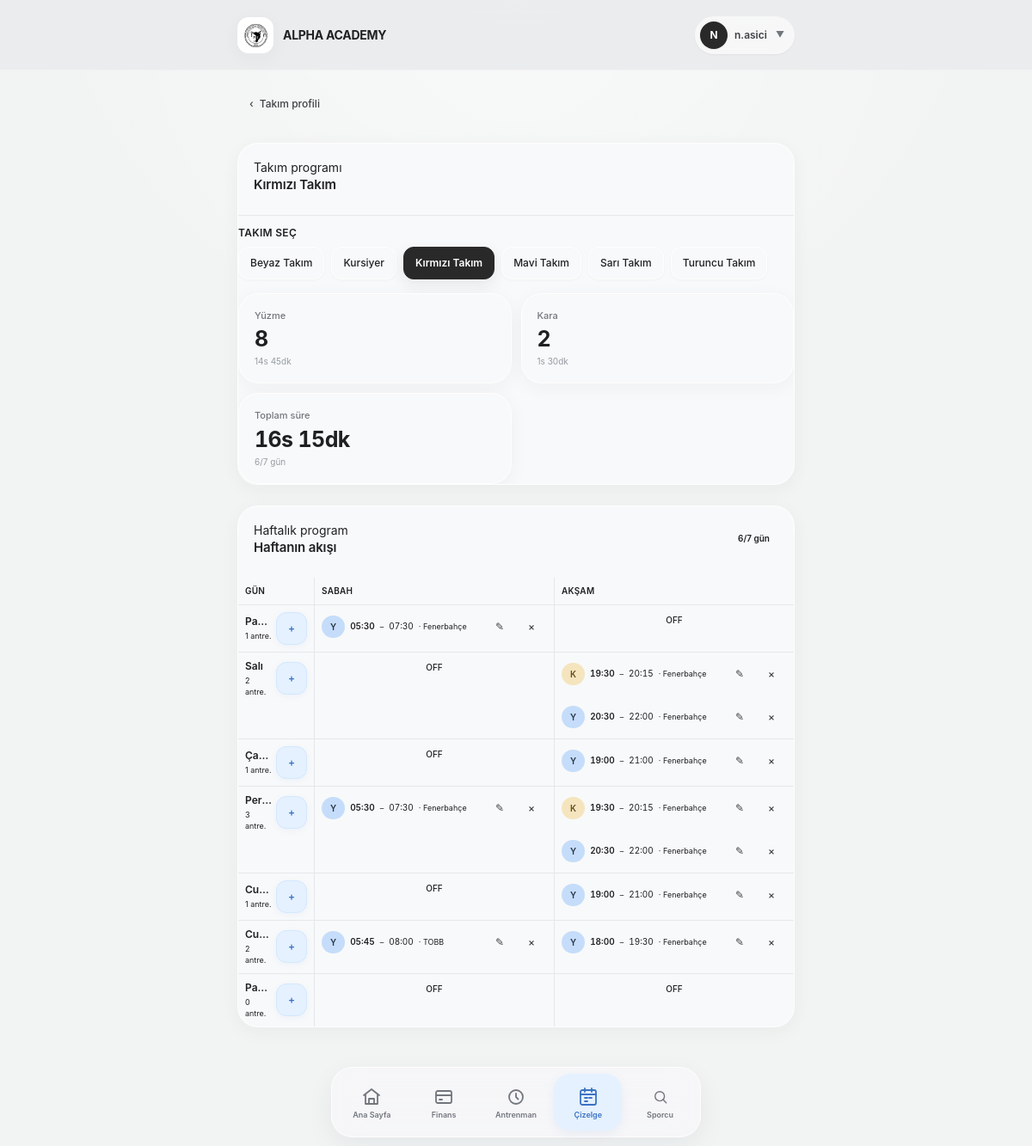
The page /teams/12/schedule/ (signed in) on the database as committed earlier.
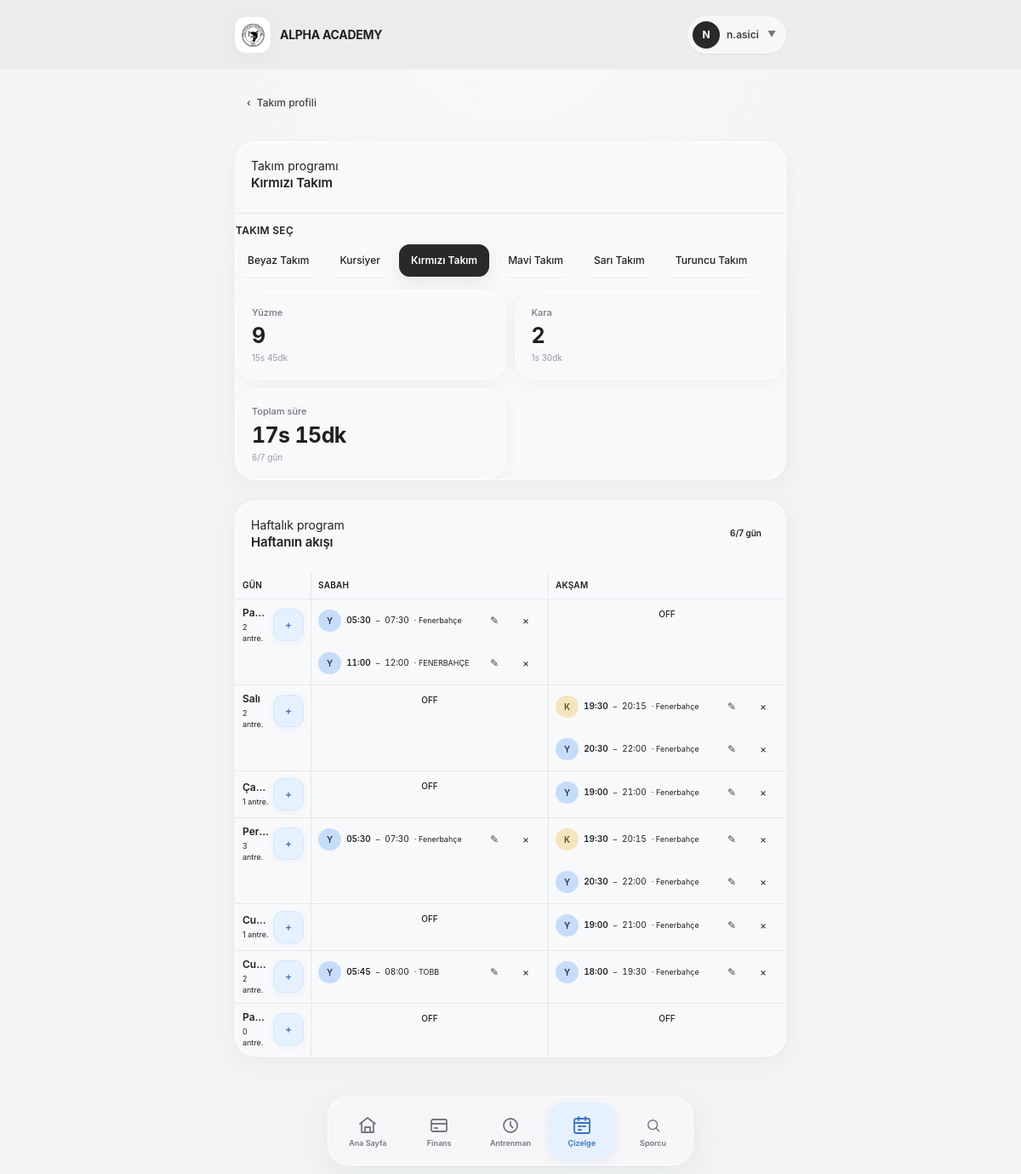
The same page on the database as committed later.
### users/models.py (models this page shows, shortened)
class User(AbstractUser):
    class Role(models.TextChoices):
        PARENT = 'parent', 'Veli'
        ADMIN = 'admin', 'Yönetici'
        COACH = 'coach', 'Antrenör'
        FINANCE = 'finance', 'Mali İşler'
    email = models.EmailField(unique=True, verbose_name="E-posta Adresi")
    role = models.CharField(
        max_length=20,
        choices=Role.choices,
        default=Role.PARENT,
        verbose_name="Kullanıcı Rolü"
    )
    phone_number = models.CharField(max_length=15, blank=True, null=True, verbose_name="Telefon Numarası")
    tc_identity = models.CharField(max_length=11, blank=True, null=True, verbose_name="T.C. Kimlik No")
    USERNAME_FIELD = 'username'
    REQUIRED_FIELDS = ['email', 'first_name', 'last_name']
    class Meta:
        verbose_name = "Kullanıcı"
        verbose_name_plural = "Kullanıcılar"
    @property
    def is_club_admin(self):
        return self.role == self.Role.ADMIN
    @property
    def is_coach(self):
        return self.role == self.Role.COACH

### teams/models.py (models this page shows, shortened)
class Team(models.Model):
    name = models.CharField(max_length=100, verbose_name="Takım / Grup Adı")
    description = models.TextField(blank=True, null=True, verbose_name="Açıklama / Yaş Grubu")
    coaches = models.ManyToManyField(
        settings.AUTH_USER_MODEL,
        blank=True,
        limit_choices_to={'role__in': ['coach', 'club_admin']},
        related_name='assigned_teams',
        verbose_name="Sorumlu Antrenörler"
    )
    is_active = models.BooleanField(default=True, verbose_name="Aktif mi?")
    created_at = models.DateTimeField(auto_now_add=True)
    class Meta:
        verbose_name = "Takım"
        verbose_name_plural = "Takımlar"

class TeamTrainingSchedule(models.Model):
    class TrainingType(models.TextChoices):
        LAND = "land", "Kara"
        SWIMMING = "swimming", "Yüzme"
    class Weekday(models.IntegerChoices):
        MONDAY = 0, "Pazartesi"
        TUESDAY = 1, "Salı"
        WEDNESDAY = 2, "Çarşamba"
        THURSDAY = 3, "Perşembe"
        FRIDAY = 4, "Cuma"
        SATURDAY = 5, "Cumartesi"
        SUNDAY = 6, "Pazar"
    team = models.ForeignKey(
        Team,
        on_delete=models.CASCADE,
        related_name="training_schedules",
        verbose_name="Takım",
    )
    weekday = models.PositiveSmallIntegerField(
        choices=Weekday.choices,
        verbose_name="Gün",
    )
    training_type = models.CharField(
        max_length=10,
        choices=TrainingType.choices,
        default=TrainingType.SWIMMING,
        verbose_name="Antrenman türü",
    )
    start_time = models.TimeField(verbose_name="Başlangıç saati")
    end_time = models.TimeField(verbose_name="Bitiş saati")
    location = models.CharField(max_length=255, verbose_name="Yer")
    class Meta:
        verbose_name = "Haftalık Antrenman Programı"
        verbose_name_plural = "Haftalık Antrenman Programları"
        ordering = ("weekday", "start_time")

### teams/views.py (the view)
# urls.py: path('<int:pk>/schedule/', views.team_schedule, name='team-schedule'),
@login_required
def team_schedule(request, pk):
	teams = _schedule_teams(request)
	team = get_object_or_404(teams, pk=pk)
	context = _weekly_schedule_context(team)
	context['schedule_teams'] = teams
	return render(request, 'team/weekly_schedule.html', context)

### templates/team/weekly_schedule.html (shortened to what this page needs)
{% extends "base.html" %}
{% block content %}
<div class="dashboard">
    <header class="page-header">
        {% if team %}
            <a
                href="{% url 'team-detail' team.pk %}"
                class="ui-btn ui-btn-sm ui-btn-ghost"
            >
                <span aria-hidden="true">‹</span>
                Takım profili
            </a>
        {% endif %}
    </header>
    {% if team %}
        <section class="ui-card">
            <div class="ui-card-header">
                <div class="min-w-0">
                    <p class="ui-eyebrow">
                        Takım programı
                    </p>
                    <h1
                        class="ui-card-title truncate"
                        title="{{ team.name }}"
                    >
                        {{ team.name }}
                    </h1>
                </div>
            </div>
            {% if schedule_teams %}
                <div class="mt-3 border-t border-base-200 pt-3">
                    <p class="mb-2 text-xs font-semibold uppercase tracking-wide text-base-content/50">
                        Takım seç
                    </p>
                    <form
                        method="get"
                        aria-label="Takım seçimi"
                        class="flex flex-wrap gap-2"
                    >
                        {% for schedule_team in schedule_teams %}
                            <button
                                type="submit"
                                name="team"
                                value="{{ schedule_team.pk }}"
                                class="
                                    ui-btn
                                    ui-btn-sm
                                    {% if team.pk == schedule_team.pk %}
                                        ui-btn-dark
                                    {% else %}
                                        ui-btn-secondary
                                    {% endif %}
                                "
                                {% if team.pk == schedule_team.pk %}
                                    aria-current="true"
                                {% endif %}
                            >
                                {{ schedule_team.name }}
                            </button>
                        {% endfor %}
                    </form>
                </div>
            {% endif %}
            <div class="ui-stat-grid mt-4">
                <div class="ui-stat">
                    <p class="ui-stat-label">
                        Yüzme
                    </p>
                    <p class="ui-stat-value text-primary-custom">
                        {{ swimming_count }}
                    </p>
                    <p class="ui-stat-description">
                        {{ swimming_training_hours }}s
                        {{ swimming_training_minutes }}dk
                    </p>
                </div>
                <div class="ui-stat">
                    <p class="ui-stat-label">
                        Kara
                    </p>
                    <p class="ui-stat-value text-primary-custom">
                        {{ land_count }}
                    </p>
                    <p class="ui-stat-description">
                        {{ land_training_hours }}s
                        {{ land_training_minutes }}dk
                    </p>
                </div>
                <div class="ui-stat">
                    <p class="ui-stat-label">
                        Toplam süre
                    </p>
                    <p class="ui-stat-value">
                        {{ total_training_hours }}s
                        {{ total_training_minutes }}dk
                    </p>
                    <p class="ui-stat-description">
                        {{ scheduled_day_count }}/7 gün
                    </p>
                </div>
            </div>
        </section>
        <section class="ui-section">
            <div class="ui-card">
                <div class="ui-card-header">
                    <div class="min-w-0">
                        <p class="ui-eyebrow">
                            Haftalık program
                        </p>
                        <h2 class="ui-card-title">
                            Haftanın akışı
                        </h2>
                    </div>
                    <span class="ui-badge">
                        {{ scheduled_day_count }}/7 gün
                    </span>
                </div>
                <div class="mt-3 overflow-hidden">
                    {% include "team/partials/weekly_schedule_board.html" %}
                </div>
            </div>
        </section>
    {% endif %}
</div>
{% endblock %}

### templates/components/app/topbar.html (shortened to what this page needs)
{% load static %}
<div class="app-topbar">
    <div class="app-topbar-inner">
        <a href="/" class="app-brand hover:opacity-90 transition-opacity">
            <div class="app-brand-logo flex items-center justify-center font-black text-xs text-[var(--ui-primary-text)] bg-[var(--ui-primary)]">
                <img src="/media/logos/new_logo.png" alt="Alpha Academy Logo" class="w-full h-full object-cover" />
            </div>
            <div class="min-w-0">
                <span class="app-brand-name">ALPHA ACADEMY</span>
            </div>
        </a>
        {% if request.user.is_authenticated %}
            <div class="app-topbar-actions relative" id="topbar-user-dropdown-wrapper">
                <button type="button"
                        class="flex items-center gap-2 p-1.5 pr-3 rounded-full bg-white/60 hover:bg-white/90 border border-[var(--ui-border-dark)] backdrop-blur-md shadow-sm transition-all active:scale-[0.98]"
                        onclick="document.getElementById('topbar-user-dropdown').classList.toggle('hidden')">
                    <div class="w-8 h-8 rounded-full bg-[var(--ui-dark)] text-white text-xs font-bold flex items-center justify-center shadow-sm shrink-0">
                        {% if request.user.first_name %}
                            {{ request.user.first_name|first|upper }}
                        {% else %}
                            {{ request.user.username|first|upper }}
                        {% endif %}
                    </div>
                    <span class="hidden sm:inline text-xs font-semibold text-[var(--ui-text-soft)]">
                        {% if request.user.get_full_name %}
                            {{ request.user.get_full_name }}
                        {% else %}
                            {{ request.user.username }}
                        {% endif %}
                    </span>
                    <span class="text-[10px] text-[var(--ui-muted)] ml-0.5">▼</span>
                </button>
            </div>
        {% endif %}
    </div>
</div>

### templates/team/partials/schedule_cell.html (shortened to what this page needs)
{% if schedules %}
    <div class="min-w-0">
        {% for schedule in schedules %}
            <div class="group flex min-w-0 items-center gap-1.5 py-1.5">
                <span
                    class="ui-badge shrink-0 {% if schedule.training_type == 'land' %}ui-badge-warning{% else %}ui-badge-primary{% endif %}"
                    title="{{ schedule.get_training_type_display }}"
                >
                    {% if schedule.training_type == "land" %}K{% else %}Y{% endif %}
                </span>
                <span class="shrink-0 whitespace-nowrap text-[10px] font-semibold tabular-nums text-base-content">
                    {{ schedule.start_time|time:"H:i" }}
                </span>
                <span class="shrink-0 text-[9px] text-base-content/30">
                    –
                </span>
                <span class="shrink-0 whitespace-nowrap text-[10px] tabular-nums text-base-content/60">
                    {{ schedule.end_time|time:"H:i" }}
                </span>
                {% if schedule.location %}
                    <span
                        class="min-w-0 truncate text-[9px] text-base-content/40"
                        title="{{ schedule.location }}"
                    >
                        · {{ schedule.location }}
                    </span>
                {% endif %}
                <div class="ml-auto flex shrink-0 items-center">
                    <button
                        type="button"
                        class="ui-btn ui-btn-sm ui-btn-ghost"
                        hx-get="{% url 'team-schedule-update' team.pk schedule.pk %}"
                        hx-target="#schedule-modal-container"
                        hx-swap="innerHTML"
                        title="Düzenle"
                        aria-label="Antrenmanı düzenle"
                    >
                        ✎
                    </button>
                    <form
                        method="post"
                        hx-post="{% url 'team-schedule-delete' team.pk schedule.pk %}"
                        hx-target="#weekly-schedule-board"
                        hx-swap="outerHTML"
                    >
                        <button
                            type="submit"
                            class="ui-btn ui-btn-sm ui-btn-ghost text-danger-text"
                            title="Sil"
                            aria-label="{{ day_label }} antrenmanını sil"
                        >
                            ×
                        </button>
                    </form>
                </div>
            </div>
        {% endfor %}
    </div>
{% else %}
    <div class="flex min-h-[2.25rem] items-center justify-center">
        <span class="text-[10px] font-medium text-base-content/25">
            OFF
        </span>
    </div>
{% endif %}

Rows that differ between the two databases and show on the page:
shown differently, row unchanged: TeamTrainingSchedule (number 1 of 11 on the later page): moves from the list under "1" to the list under "2"
added TeamTrainingSchedule: training_type "Y", start_time "11:00", end_time "12:00", location "FENERBAHÇE", shown under "2"
Other text that changed with them:
{{ swimming_count }}: "8" → "9"
{{ swimming_training_hours }}: "14" → "15"
{{ total_training_hours }}: "16" → "17"
new list line: "Pa… 2 antre. + OFF"
list line gone: "Pa… 1 antre. + OFF"
